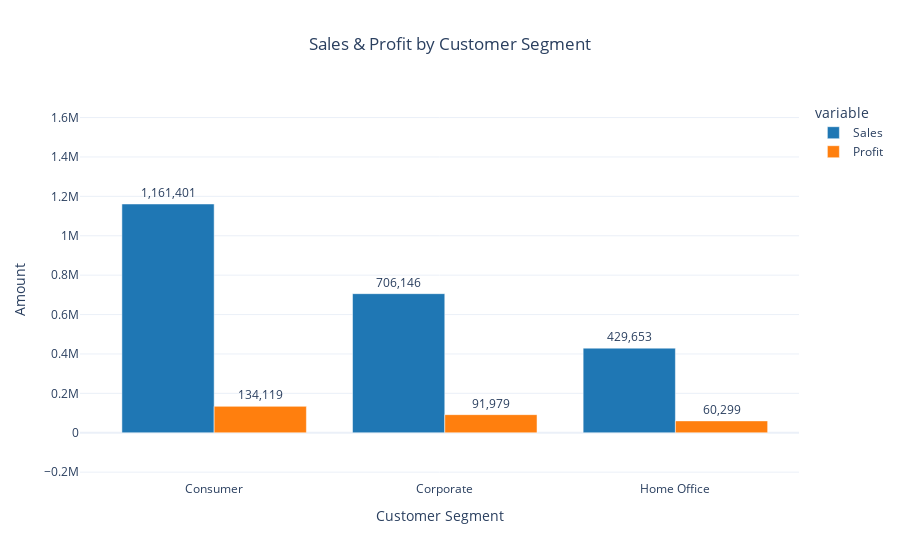

The notebook cell saved with this chart:
### Code cell
fig = px.bar(sales_and_profit_by_customer_segment,
             x='Segment',
             y=['Sales', 'Profit'],
             title='Sales & Profit by Customer Segment',
             barmode='group',
             color_discrete_sequence=['#1f77b4', '#ff7f0e'])

fig.update_layout(
    yaxis_title='Amount',
    xaxis_title='Customer Segment',
    hovermode='x unified',
    title_x=0.5
)

fig.update_traces(texttemplate='%{y:,.0f}',
                 textposition='outside')

fig.show()

### Figure 1 — Plotly figure (JSON) as saved in the notebook; plotly's stock layout.template omitted (floating-point values rounded to 4 significant figures)
{"data": [{"alignmentgroup": "True", "hovertemplate": "variable=Sales<br>Segment=%{x}<br>value=%{y}<extra></extra>", "legendgroup": "Sales", "marker": {"color": "#1f77b4", "pattern": {"shape": ""}}, "name": "Sales", "offsetgroup": "Sales", "orientation": "v", "showlegend": true, "textposition": "outside", "texttemplate": "%{y:,.0f}", "type": "bar", "x": ["Consumer", "Corporate", "Home Office"], "xaxis": "x", "y": [1161000.0, 706100.0, 429700.0], "yaxis": "y"}, {"alignmentgroup": "True", "hovertemplate": "variable=Profit<br>Segment=%{x}<br>value=%{y}<extra></extra>", "legendgroup": "Profit", "marker": {"color": "#ff7f0e", "pattern": {"shape": ""}}, "name": "Profit", "offsetgroup": "Profit", "orientation": "v", "showlegend": true, "textposition": "outside", "texttemplate": "%{y:,.0f}", "type": "bar", "x": ["Consumer", "Corporate", "Home Office"], "xaxis": "x", "y": [134100.0, 91980.0, 60300.0], "yaxis": "y"}], "layout": {"autosize": true, "barmode": "group", "hovermode": "x unified", "legend": {"title": {"text": "variable"}, "tracegroupgap": 0}, "title": {"text": "Sales & Profit by Customer Segment", "x": 0.5}, "xaxis": {"anchor": "y", "autorange": false, "domain": [0, 1], "range": [-0.5817, 2.536], "title": {"text": "Customer Segment"}, "type": "category"}, "yaxis": {"anchor": "x", "autorange": false, "domain": [0, 1], "range": [-239700.0, 1689000.0], "title": {"text": "Amount"}, "type": "linear"}}}
